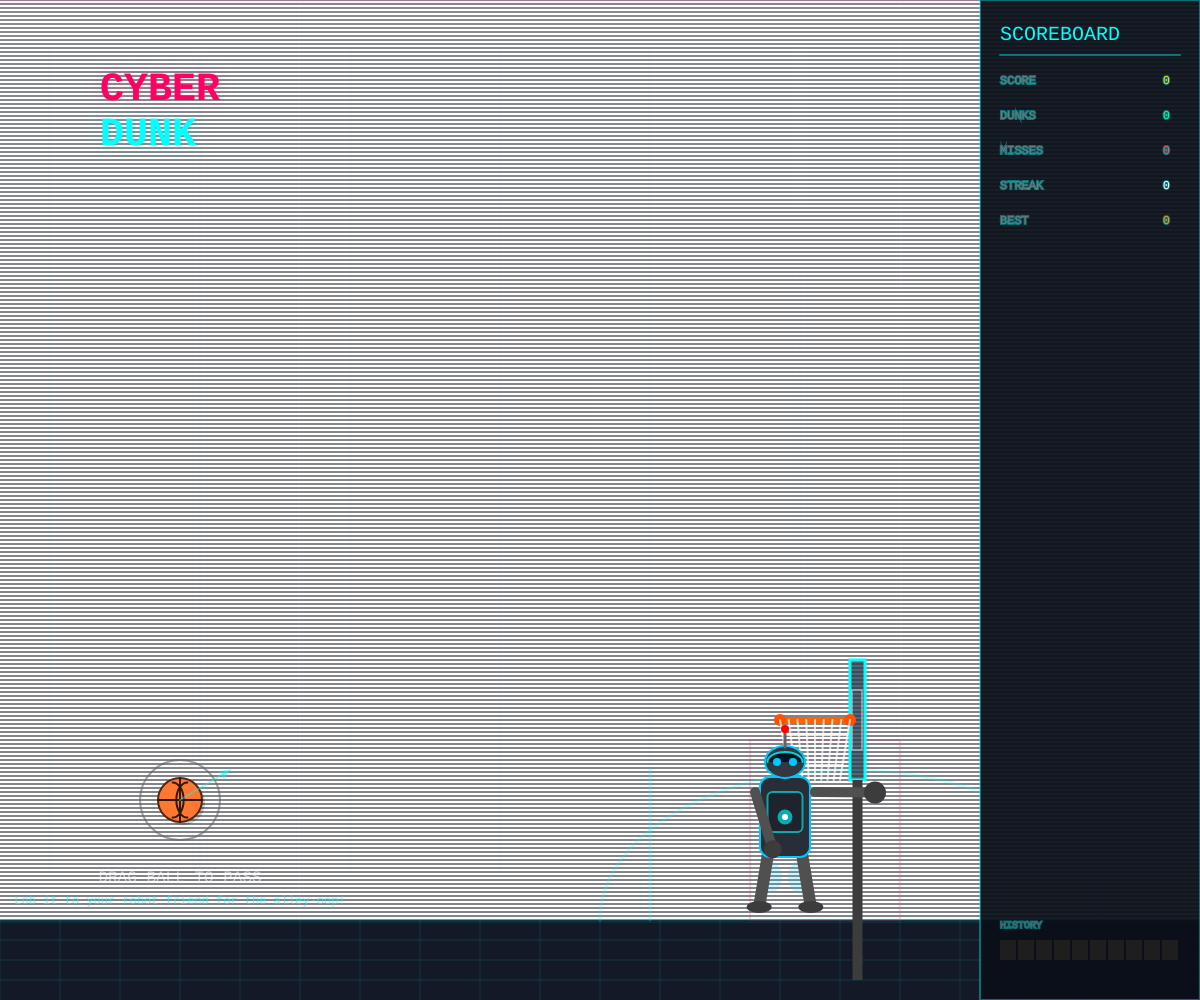
Frame 1 (no input)
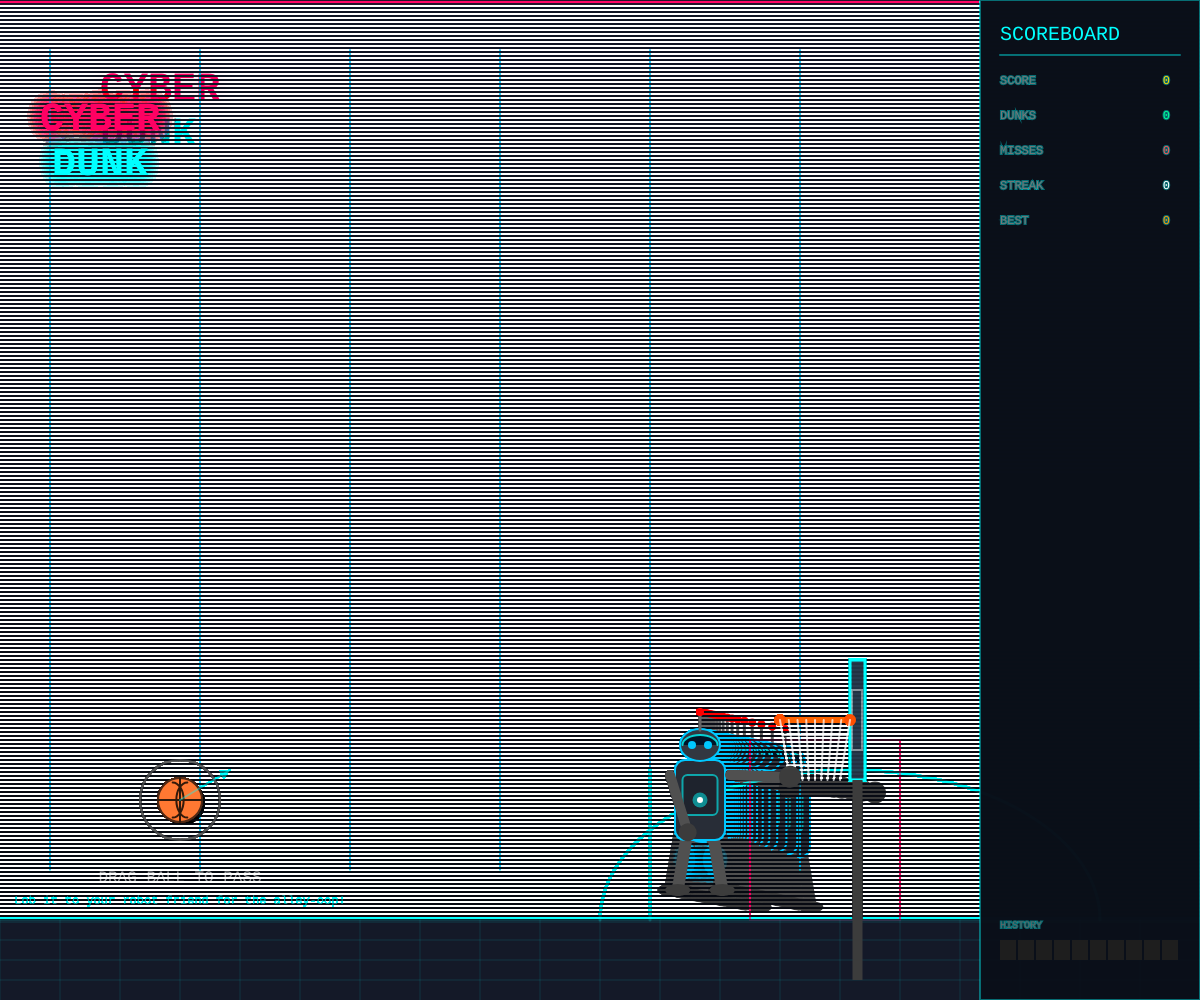
Frame 60 (no input)
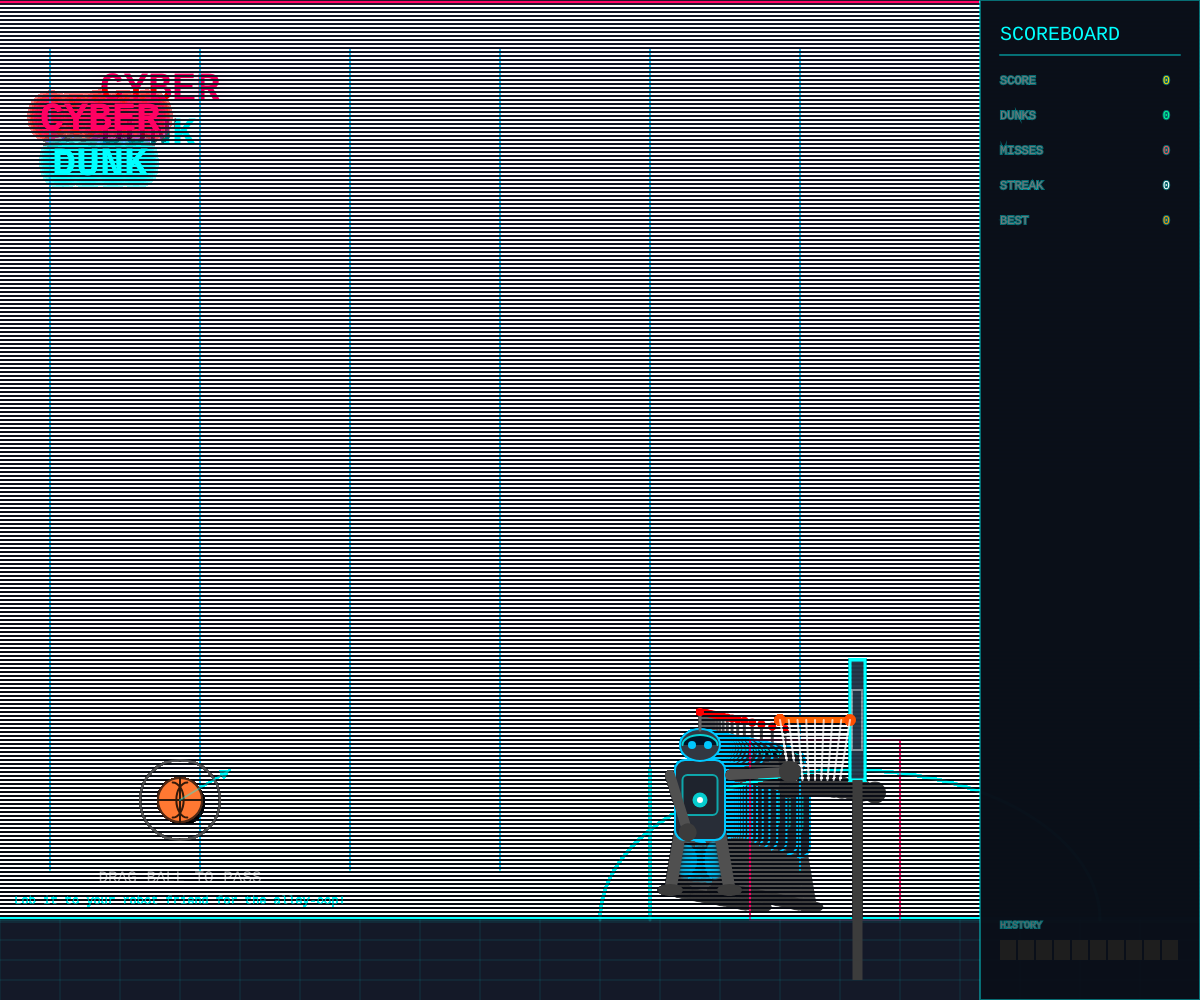
Frame 120 (the mouse pressed at the canvas centre since frame 60)

The p5.js sketch that drew these frames (run headless with seeded random() and noise() and a simulated clock; from frame 60 on, the mouse is pressed at the canvas centre):

// p5.js sketch
// ── sketch.js
/**
 * ROBOT ALLEY-OOP: CYBERPUNK DUNK SIMULATOR
 *
 * NBA 2K vibes with your robot friend!
 *
 * Instructions:
 * - Drag the basketball to aim your alley-oop pass
 * - Release to lob it toward the hoop
 * - Your robot friend will catch and DUNK based on pass quality
 * - Different passes unlock different dunks!
 *
 * Dunk Types:
 * - One-hand Jam (2 pts) - Low/fast passes
 * - Two-hand Slam (3 pts) - Mid height, fast, accurate
 * - Tomahawk (4 pts) - High speed, flat angle
 * - Reverse (4 pts) - Off-center passes
 * - Windmill (5 pts) - High arc, slow, accurate
 * - 360 Spin (6 pts) - Perfect height + bullseye
 * - Between-the-legs (8 pts) - Slow + high + perfect accuracy
 */

let game;

function setup() {
  createCanvas(windowWidth, windowHeight);
  textFont('Courier New');
  game = new AlleyOopGame();
}

function draw() {
  game.update();
  game.draw();
}

function mousePressed() {
  if (game) game.handlePress(mouseX, mouseY);
}

function mouseDragged() {
  if (game) game.handleDrag(mouseX, mouseY);
}

function mouseReleased() {
  if (game) game.handleRelease();
}

function windowResized() {
  resizeCanvas(windowWidth, windowHeight);
  if (game) game.resize();
}

// ============== DUNK DEFINITIONS ==============

const DUNKS = {
  ONE_HAND_JAM: { name: "ONE-HAND JAM", points: 2, color: [100, 200, 255] },
  TWO_HAND_SLAM: { name: "TWO-HAND SLAM", points: 3, color: [255, 150, 0] },
  TOMAHAWK: { name: "TOMAHAWK", points: 4, color: [255, 50, 50] },
  REVERSE: { name: "REVERSE DUNK", points: 4, color: [200, 100, 255] },
  WINDMILL: { name: "WINDMILL", points: 5, color: [0, 255, 150] },
  SPIN_360: { name: "360 SPIN", points: 6, color: [255, 255, 0] },
  BETWEEN_LEGS: { name: "BETWEEN THE LEGS", points: 8, color: [255, 0, 255] }
};

// ============== PASS ANALYZER ==============

class PassAnalyzer {
  constructor() {
    this.reset();
  }

  reset() {
    this.height = 0;    // 1=low, 2=mid, 3=high
    this.speed = 0;     // 1=slow, 2=mid, 3=fast
    this.accuracy = 0;  // 1=off, 2=good, 3=bullseye
    this.angle = 0;     // approach angle
    this.analyzed = false;
  }

  analyze(ball, sweetSpot, hoopX) {
    if (this.analyzed) return;

    // Height rating based on arc peak
    let peakY = ball.peakY || ball.pos.y;
    let courtHeight = height - 100;
    let relativeHeight = 1 - (peakY / courtHeight);

    if (relativeHeight > 0.6) this.height = 3;      // high
    else if (relativeHeight > 0.35) this.height = 2; // mid
    else this.height = 1;                            // low

    // Speed rating
    let spd = ball.launchSpeed || ball.vel.mag();
    if (spd > 18) this.speed = 3;       // fast
    else if (spd > 12) this.speed = 2;  // mid
    else this.speed = 1;                // slow

    // Accuracy - distance from sweet spot
    let distToSweet = dist(ball.pos.x, ball.pos.y, sweetSpot.x, sweetSpot.y);
    if (distToSweet < 40) this.accuracy = 3;       // bullseye
    else if (distToSweet < 100) this.accuracy = 2; // good
    else this.accuracy = 1;                        // off

    // Approach angle (for reverse detection)
    this.angle = atan2(ball.vel.y, ball.vel.x);
    this.isFromBehind = ball.pos.x > hoopX - 50;

    this.analyzed = true;
  }

  selectDunk() {
    // Between-the-legs: slow + high + bullseye
    if (this.speed === 1 && this.height === 3 && this.accuracy === 3) {
      return DUNKS.BETWEEN_LEGS;
    }

    // 360 Spin: perfect height (mid-high) + bullseye
    if (this.height >= 2 && this.accuracy === 3 && this.speed === 2) {
      return DUNKS.SPIN_360;
    }

    // Windmill: high arc + slow + good accuracy
    if (this.height === 3 && this.speed <= 2 && this.accuracy >= 2) {
      return DUNKS.WINDMILL;
    }

    // Reverse: off-center or from behind
    if (this.isFromBehind || (this.accuracy === 1 && this.height === 2)) {
      return DUNKS.REVERSE;
    }

    // Tomahawk: fast + any height
    if (this.speed === 3 && this.accuracy >= 2) {
      return DUNKS.TOMAHAWK;
    }

    // Two-hand slam: mid height + fast + good
    if (this.height === 2 && this.speed >= 2 && this.accuracy >= 2) {
      return DUNKS.TWO_HAND_SLAM;
    }

    // Default: one-hand jam
    return DUNKS.ONE_HAND_JAM;
  }
}

// ============== BASKETBALL ==============

class Basketball {
  constructor(x, y) {
    this.pos = createVector(x, y);
    this.vel = createVector(0, 0);
    this.radius = 22;
    this.rot = 0;
    this.launched = false;
    this.caught = false;
    this.scored = false;
    this.missed = false;
    this.launchSpeed = 0;
    this.peakY = y;
    this.trail = [];
  }

  launch(force, floorY) {
    this.vel = force.copy();
    this.launchSpeed = force.mag();
    this.launched = true;
    this.peakY = this.pos.y;

    // If launched from below floor, start at floor level
    if (floorY && this.pos.y > floorY - this.radius) {
      this.pos.y = floorY - this.radius;
    }
  }

  update(gravity, floorY) {
    if (!this.launched || this.caught || this.scored) return;

    this.vel.add(gravity);
    this.pos.add(this.vel);
    this.rot += this.vel.x * 0.03;

    // Track peak height
    if (this.pos.y < this.peakY) {
      this.peakY = this.pos.y;
    }

    // Trail
    this.trail.push({ x: this.pos.x, y: this.pos.y, age: 0 });
    if (this.trail.length > 15) this.trail.shift();
    this.trail.forEach(t => t.age++);

    // Floor bounce
    if (this.pos.y > floorY - this.radius) {
      this.pos.y = floorY - this.radius;
      this.vel.y *= -0.6;
      this.vel.x *= 0.8;
      if (abs(this.vel.y) < 2) {
        this.missed = true;
      }
    }
  }

  draw() {
    // Trail
    for (let i = 0; i < this.trail.length; i++) {
      let t = this.trail[i];
      let alpha = map(i, 0, this.trail.length, 50, 150);
      let size = map(i, 0, this.trail.length, 8, this.radius * 1.5);
      fill(255, 100, 0, alpha);
      noStroke();
      circle(t.x, t.y, size);
    }

    push();
    translate(this.pos.x, this.pos.y);
    rotate(this.rot);

    // Ball shadow
    fill(0, 50);
    noStroke();
    ellipse(3, 3, this.radius * 2, this.radius * 2);

    // Basketball body
    let ballColor = this.caught ? color(0, 255, 150) : color(255, 120, 50);
    fill(ballColor);
    stroke(80, 40, 20);
    strokeWeight(2);
    circle(0, 0, this.radius * 2);

    // Basketball lines
    stroke(50, 25, 10);
    strokeWeight(2);
    line(-this.radius, 0, this.radius, 0);
    line(0, -this.radius, 0, this.radius);
    noFill();
    arc(-this.radius/3, 0, this.radius, this.radius * 1.6, -HALF_PI, HALF_PI);
    arc(this.radius/3, 0, this.radius, this.radius * 1.6, HALF_PI, -HALF_PI);

    pop();
  }
}

// ============== BASKETBALL HOOP ==============

class Hoop {
  constructor(x, y) {
    this.pos = createVector(x, y);
    this.rimRadius = 35;
    this.backboardW = 15;
    this.backboardH = 120;
    this.netSegments = 8;
    this.netWave = 0;
    this.glowIntensity = 0;
  }

  getSweetSpot() {
    return createVector(this.pos.x - this.rimRadius - 20, this.pos.y - 50);
  }

  triggerGlow() {
    this.glowIntensity = 1;
  }

  update() {
    this.netWave += 0.1;
    this.glowIntensity *= 0.95;
  }

  draw() {
    push();
    translate(this.pos.x, this.pos.y);

    // Glow effect
    if (this.glowIntensity > 0.1) {
      for (let i = 5; i > 0; i--) {
        fill(0, 255, 255, this.glowIntensity * 30 * i);
        noStroke();
        circle(-this.rimRadius, 0, this.rimRadius * 2 + i * 20);
      }
    }

    // Backboard - glass effect
    fill(40, 60, 80, 200);
    stroke(0, 255, 255);
    strokeWeight(3);
    rect(0, -this.backboardH/2, this.backboardW, this.backboardH);

    // Backboard inner square
    stroke(255, 100);
    strokeWeight(2);
    noFill();
    rect(2, -30, 10, 60);

    // Pole
    fill(60);
    noStroke();
    rect(this.backboardW/2 - 5, this.backboardH/2, 10, 200);

    // Rim - metallic
    stroke(255, 100, 0);
    strokeWeight(6);
    noFill();
    line(0, 0, -this.rimRadius * 2, 0);

    // Rim ring
    fill(255, 80, 0);
    noStroke();
    circle(0, 0, 12);
    circle(-this.rimRadius * 2, 0, 12);

    // Net
    stroke(255, 255, 255, 180);
    strokeWeight(2);
    let netBottom = 60;
    for (let i = 0; i <= this.netSegments; i++) {
      let x1 = map(i, 0, this.netSegments, 0, -this.rimRadius * 2);
      let x2 = map(i, 0, this.netSegments, -10, -this.rimRadius * 2 + 10);
      let wave = sin(this.netWave + i * 0.5) * 5 * this.glowIntensity;
      line(x1, 0, x2 + wave, netBottom);
    }
    // Horizontal net lines
    for (let j = 1; j < 4; j++) {
      let y = j * netBottom / 4;
      let x1 = map(y, 0, netBottom, 0, -10);
      let x2 = map(y, 0, netBottom, -this.rimRadius * 2, -this.rimRadius * 2 + 10);
      line(x1, y, x2, y);
    }

    pop();
  }

  checkScore(ball) {
    // Ball passes through rim from above
    let rimLeft = this.pos.x - this.rimRadius * 2;
    let rimRight = this.pos.x;
    let rimY = this.pos.y;

    if (ball.pos.x > rimLeft && ball.pos.x < rimRight &&
        ball.pos.y > rimY - 10 && ball.pos.y < rimY + 30 &&
        ball.vel.y > 0) {
      return true;
    }
    return false;
  }
}

// ============== DUNKING ROBOT ==============

class DunkingRobot {
  constructor(x, y) {
    this.basePos = createVector(x, y);
    this.pos = createVector(x, y - 100);
    this.targetPos = this.pos.copy();

    // Body parts
    this.bodyH = 80;
    this.headSize = 40;
    this.armLength = 60;
    this.legLength = 50;

    // Animation state
    this.state = "IDLE";
    this.stateTimer = 0;
    this.dunkType = null;
    this.dunkProgress = 0;
    this.armAngle = 0;
    this.bodyTilt = 0;
    this.jumpHeight = 0;
    this.spinAngle = 0;
    this.celebrateTimer = 0;

    // Visual flair
    this.eyeGlow = 0;
    this.thrusterGlow = 0;
  }

  reset() {
    this.state = "IDLE";
    this.dunkType = null;
    this.dunkProgress = 0;
    this.armAngle = 0;
    this.bodyTilt = 0;
    this.jumpHeight = 0;
    this.spinAngle = 0;
  }

  update(ball, hoop, analyzer, game) {
    let now = millis();

    switch (this.state) {
      case "IDLE":
        // Hover near hoop
        this.targetPos.set(hoop.pos.x - 150, this.basePos.y - 120);
        this.armAngle = sin(now * 0.003) * 0.2;
        this.thrusterGlow = 0.3 + sin(now * 0.01) * 0.1;

        if (ball.launched && !ball.caught && !ball.missed && !ball.scored) {
          this.state = "TRACKING";
        }
        break;

      case "TRACKING":
        if (ball.missed) {
          this.state = "IDLE";
          return;
        }

        // Predict intercept point
        let predictPos = this.predictIntercept(ball, hoop, game.gravity);
        if (predictPos) {
          this.targetPos.set(predictPos.x, predictPos.y);
          this.thrusterGlow = 0.8;

          // Close enough to catch?
          let d = dist(this.pos.x, this.pos.y, ball.pos.x, ball.pos.y);
          if (d < 50 && ball.vel.y > 0) {
            ball.caught = true;
            analyzer.analyze(ball, hoop.getSweetSpot(), hoop.pos.x);
            this.dunkType = analyzer.selectDunk();
            this.state = "DUNK_WINDUP";
            this.stateTimer = now;
            this.eyeGlow = 1;
          }
        }
        break;

      case "DUNK_WINDUP":
        // Rise up and wind up based on dunk type
        this.targetPos.set(hoop.pos.x - 100, hoop.pos.y - 80);
        this.dunkProgress = min(1, (now - this.stateTimer) / 400);
        this.jumpHeight = this.dunkProgress * 50;
        this.thrusterGlow = 1;

        // Wind up arm
        this.armAngle = lerp(0, -PI * 0.7, this.dunkProgress);

        if (this.dunkType === DUNKS.SPIN_360) {
          this.spinAngle = this.dunkProgress * TWO_PI;
        } else if (this.dunkType === DUNKS.WINDMILL) {
          this.armAngle = -PI * 0.5 - this.dunkProgress * PI;
        }

        if (this.dunkProgress >= 1) {
          this.state = "DUNK_SLAM";
          this.stateTimer = now;
        }
        break;

      case "DUNK_SLAM":
        // Execute the dunk!
        this.dunkProgress = min(1, (now - this.stateTimer) / 250);
        this.targetPos.set(hoop.pos.x - hoop.rimRadius, hoop.pos.y);
        this.jumpHeight = 50 * (1 - this.dunkProgress);

        // Slam motion
        if (this.dunkType === DUNKS.BETWEEN_LEGS) {
          this.bodyTilt = sin(this.dunkProgress * PI) * 0.5;
          this.armAngle = lerp(-PI * 0.7, PI * 0.3, this.dunkProgress);
        } else if (this.dunkType === DUNKS.REVERSE) {
          this.bodyTilt = -0.3;
          this.armAngle = lerp(-PI * 0.7, PI * 0.5, this.dunkProgress);
        } else if (this.dunkType === DUNKS.TOMAHAWK) {
          this.armAngle = lerp(-PI * 0.7, PI * 0.4, this.dunkProgress);
        } else if (this.dunkType === DUNKS.WINDMILL) {
          this.armAngle = -PI * 1.5 - this.dunkProgress * PI * 1.5;
        } else if (this.dunkType === DUNKS.SPIN_360) {
          this.spinAngle = TWO_PI + this.dunkProgress * PI * 0.5;
          this.armAngle = lerp(-PI * 0.7, PI * 0.3, this.dunkProgress);
        } else {
          this.armAngle = lerp(-PI * 0.7, PI * 0.3, this.dunkProgress);
        }

        if (this.dunkProgress >= 1) {
          ball.caught = false;
          ball.scored = true;
          ball.pos.set(hoop.pos.x - hoop.rimRadius, hoop.pos.y + 20);
          ball.vel.set(0, 5);
          hoop.triggerGlow();
          game.scoreDunk(this.dunkType, analyzer);
          this.state = "CELEBRATE";
          this.stateTimer = now;
          this.celebrateTimer = 0;
        }
        break;

      case "CELEBRATE":
        this.celebrateTimer = (now - this.stateTimer) / 1000;
        this.targetPos.set(hoop.pos.x - 200, this.basePos.y - 150);
        this.armAngle = sin(now * 0.02) * 0.5 + 0.5;
        this.bodyTilt = sin(now * 0.015) * 0.1;
        this.jumpHeight = sin(now * 0.025) * 20;
        this.eyeGlow = 0.5 + sin(now * 0.03) * 0.5;

        if (now - this.stateTimer > 1500) {
          this.state = "IDLE";
          this.spinAngle = 0;
          this.bodyTilt = 0;
        }
        break;
    }

    // Smooth movement
    this.pos.x = lerp(this.pos.x, this.targetPos.x, 0.15);
    this.pos.y = lerp(this.pos.y, this.targetPos.y - this.jumpHeight, 0.15);
  }

  predictIntercept(ball, hoop, gravity) {
    let simPos = ball.pos.copy();
    let simVel = ball.vel.copy();
    let sweetSpot = hoop.getSweetSpot();

    for (let i = 0; i < 60; i++) {
      simVel.add(gravity);
      simPos.add(simVel);

      // Find point near sweet spot that's reachable
      let d = dist(simPos.x, simPos.y, sweetSpot.x, sweetSpot.y);
      if (d < 150 && simPos.y < hoop.pos.y + 50) {
        return simPos.copy();
      }
    }
    return null;
  }

  draw(ball) {
    push();
    translate(this.pos.x, this.pos.y);
    rotate(this.bodyTilt);

    // Thrusters glow
    if (this.thrusterGlow > 0) {
      fill(0, 200, 255, this.thrusterGlow * 150);
      noStroke();
      ellipse(-15, this.bodyH/2 + 20, 20 + random(5), 30 + random(10));
      ellipse(15, this.bodyH/2 + 20, 20 + random(5), 30 + random(10));
    }

    // Legs
    stroke(80);
    strokeWeight(12);
    let legSpread = 15 + sin(millis() * 0.01) * 5;
    line(-legSpread, this.bodyH/2 - 10, -legSpread - 10, this.bodyH/2 + this.legLength);
    line(legSpread, this.bodyH/2 - 10, legSpread + 10, this.bodyH/2 + this.legLength);

    // Feet
    fill(60);
    noStroke();
    ellipse(-legSpread - 10, this.bodyH/2 + this.legLength, 25, 12);
    ellipse(legSpread + 10, this.bodyH/2 + this.legLength, 25, 12);

    // Body
    fill(40, 45, 55);
    stroke(0, 200, 255);
    strokeWeight(2);
    rectMode(CENTER);
    rect(0, 0, 50, this.bodyH, 10);

    // Chest plate
    fill(30, 35, 45);
    stroke(0, 255, 255, 150);
    rect(0, -5, 35, 40, 5);

    // Energy core
    let coreGlow = 150 + sin(millis() * 0.01) * 50;
    fill(0, 255, 255, coreGlow);
    noStroke();
    circle(0, 0, 15);
    fill(255);
    circle(0, 0, 6);

    // Left arm (non-ball)
    push();
    translate(-30, -25);
    rotate(-0.3);
    stroke(80);
    strokeWeight(10);
    line(0, 0, 0, this.armLength);
    fill(60);
    noStroke();
    circle(0, this.armLength, 18);
    pop();

    // Right arm (ball arm) with spin
    push();
    translate(30, -25);
    rotate(this.spinAngle);
    rotate(this.armAngle);
    stroke(80);
    strokeWeight(10);
    line(0, 0, this.armLength, 0);

    // Hand
    fill(60);
    noStroke();
    circle(this.armLength, 0, 22);

    // Draw ball if caught
    if (ball && ball.caught) {
      push();
      translate(this.armLength + 15, 0);
      rotate(-this.armAngle - this.spinAngle - this.bodyTilt);

      fill(255, 120, 50);
      stroke(80, 40, 20);
      strokeWeight(2);
      circle(0, 0, ball.radius * 2);
      stroke(50, 25, 10);
      line(-ball.radius, 0, ball.radius, 0);
      line(0, -ball.radius, 0, ball.radius);
      pop();
    }
    pop();

    // Head
    fill(50, 55, 65);
    stroke(0, 200, 255);
    strokeWeight(2);
    ellipse(0, -this.bodyH/2 - 15, this.headSize, this.headSize * 0.8);

    // Visor
    fill(0, 20, 40);
    stroke(0, 255, 255, 200);
    strokeWeight(2);
    arc(0, -this.bodyH/2 - 15, this.headSize - 5, 20, PI, TWO_PI);

    // Eyes
    let eyeBrightness = 200 + this.eyeGlow * 55;
    fill(0, eyeBrightness, 255);
    noStroke();
    circle(-8, -this.bodyH/2 - 15, 8);
    circle(8, -this.bodyH/2 - 15, 8);

    // Antenna
    stroke(100);
    strokeWeight(3);
    line(0, -this.bodyH/2 - 30, 0, -this.bodyH/2 - 45);
    fill(255, 0, 0);
    noStroke();
    circle(0, -this.bodyH/2 - 48, 8);

    pop();
  }
}

// ============== SCOREBOARD UI ==============

class Scoreboard {
  constructor() {
    this.totalScore = 0;
    this.dunks = 0;
    this.misses = 0;
    this.streak = 0;
    this.bestStreak = 0;
    this.lastDunk = null;
    this.lastDunkTimer = 0;
    this.passRating = null;
    this.history = [];
  }

  recordDunk(dunkType, analyzer) {
    this.totalScore += dunkType.points;
    this.dunks++;
    this.streak++;
    if (this.streak > this.bestStreak) this.bestStreak = this.streak;
    this.lastDunk = dunkType;
    this.lastDunkTimer = millis();
    this.passRating = { h: analyzer.height, s: analyzer.speed, a: analyzer.accuracy };
    this.history.push({ type: 'dunk', dunk: dunkType, ts: millis() });
    if (this.history.length > 20) this.history.shift();
  }

  recordMiss() {
    this.misses++;
    this.streak = 0;
    this.history.push({ type: 'miss', ts: millis() });
    if (this.history.length > 20) this.history.shift();
  }

  draw() {
    let panelW = 220;
    let x = width - panelW;

    // Panel
    fill(10, 15, 25, 240);
    stroke(0, 255, 255, 100);
    strokeWeight(2);
    rect(x, 0, panelW, height);

    // Header
    fill(0, 255, 255);
    noStroke();
    textSize(20);
    textAlign(LEFT, TOP);
    text("SCOREBOARD", x + 20, 25);

    stroke(0, 255, 255, 100);
    line(x + 20, 55, x + panelW - 20, 55);

    // Stats
    let y = 75;
    this.drawStat("SCORE", this.totalScore, x + 20, y, color(255, 215, 0));
    this.drawStat("DUNKS", this.dunks, x + 20, y += 35, color(0, 255, 150));
    this.drawStat("MISSES", this.misses, x + 20, y += 35, color(255, 80, 80));
    this.drawStat("STREAK", this.streak, x + 20, y += 35);
    this.drawStat("BEST", this.bestStreak, x + 20, y += 35, color(255, 150, 0));

    // Last dunk display
    if (this.lastDunk && millis() - this.lastDunkTimer < 3000) {
      y += 50;
      fill(this.lastDunk.color);
      textSize(14);
      textAlign(CENTER, TOP);
      text(this.lastDunk.name, x + panelW/2, y);
      text("+" + this.lastDunk.points + " PTS", x + panelW/2, y + 20);

      // Pass rating
      if (this.passRating) {
        y += 50;
        fill(150);
        textSize(10);
        textAlign(LEFT, TOP);
        let labels = ["LOW", "MID", "HIGH"];
        let speeds = ["SLOW", "MID", "FAST"];
        let accs = ["OFF", "GOOD", "PERFECT"];
        text("HEIGHT: " + labels[this.passRating.h - 1], x + 20, y);
        text("SPEED: " + speeds[this.passRating.s - 1], x + 20, y + 15);
        text("ACCURACY: " + accs[this.passRating.a - 1], x + 20, y + 30);
      }
    }

    // History
    y = height - 60;
    fill(100);
    textSize(10);
    textAlign(LEFT, TOP);
    text("HISTORY", x + 20, y - 20);

    let boxW = (panelW - 40) / 10;
    for (let i = 0; i < 10; i++) {
      let idx = this.history.length - 10 + i;
      if (idx >= 0 && idx < this.history.length) {
        let item = this.history[idx];
        if (item.type === 'dunk') {
          fill(item.dunk.color);
        } else {
          fill(80, 30, 30);
        }
      } else {
        fill(30);
      }
      noStroke();
      rect(x + 20 + i * boxW, y, boxW - 2, 20);
    }
  }

  drawStat(label, value, x, y, valueColor = color(255)) {
    fill(120);
    textSize(12);
    textAlign(LEFT, TOP);
    text(label, x, y);
    fill(valueColor);
    textAlign(RIGHT, TOP);
    text(value, x + 170, y);
  }
}

// ============== DUNK ANNOUNCEMENT ==============

class DunkAnnouncer {
  constructor() {
    this.currentDunk = null;
    this.showTime = 0;
    this.particles = [];
  }

  announce(dunkType) {
    this.currentDunk = dunkType;
    this.showTime = millis();

    // Spawn particles
    this.particles = [];
    for (let i = 0; i < 30; i++) {
      this.particles.push({
        x: width/2 + random(-200, 200),
        y: height/2 + random(-50, 50),
        vx: random(-5, 5),
        vy: random(-8, -2),
        size: random(5, 15),
        color: dunkType.color,
        life: 1
      });
    }
  }

  update() {
    for (let p of this.particles) {
      p.x += p.vx;
      p.y += p.vy;
      p.vy += 0.2;
      p.life -= 0.02;
    }
    this.particles = this.particles.filter(p => p.life > 0);
  }

  draw() {
    // Particles
    for (let p of this.particles) {
      fill(p.color[0], p.color[1], p.color[2], p.life * 255);
      noStroke();
      circle(p.x, p.y, p.size * p.life);
    }

    if (!this.currentDunk) return;

    let elapsed = millis() - this.showTime;
    if (elapsed > 2000) {
      this.currentDunk = null;
      return;
    }

    let alpha = elapsed < 500 ? map(elapsed, 0, 500, 0, 255) :
                elapsed > 1500 ? map(elapsed, 1500, 2000, 255, 0) : 255;

    let scale = elapsed < 300 ? map(elapsed, 0, 300, 0.5, 1.2) :
                elapsed < 500 ? map(elapsed, 300, 500, 1.2, 1) : 1;

    push();
    translate(width/2 - 110, height/2);
    scale = constrain(scale, 0.5, 1.5);

    // Glow
    for (let i = 3; i > 0; i--) {
      fill(this.currentDunk.color[0], this.currentDunk.color[1], this.currentDunk.color[2], alpha * 0.2);
      noStroke();
      textSize(48 + i * 5);
      textAlign(CENTER, CENTER);
      text(this.currentDunk.name, 0, 0);
    }

    // Main text
    fill(this.currentDunk.color[0], this.currentDunk.color[1], this.currentDunk.color[2], alpha);
    textSize(48);
    text(this.currentDunk.name, 0, 0);

    // Points
    fill(255, alpha);
    textSize(32);
    text("+" + this.currentDunk.points, 0, 45);

    pop();
  }
}

// ============== MAIN GAME ==============

class AlleyOopGame {
  constructor() {
    this.gravity = createVector(0, 0.35);
    this.floorY = height - 80;

    // Create game objects
    this.hoop = new Hoop(width - 350, height - 280);
    this.robot = new DunkingRobot(width - 400, this.floorY);
    this.ball = new Basketball(200, height - 200);
    this.analyzer = new PassAnalyzer();
    this.scoreboard = new Scoreboard();
    this.announcer = new DunkAnnouncer();

    // Pass controls
    this.anchor = createVector(200, height - 200);
    this.dragPos = this.anchor.copy();
    this.isDragging = false;
    this.maxDrag = 180;

    this.resize();
  }

  resize() {
    this.floorY = height - 80;
    this.hoop.pos.set(width - 350, height - 280);
    this.robot.basePos.set(width - 400, this.floorY);
    this.anchor.set(180, height - 200);

    if (!this.ball.launched) {
      this.ball.pos = this.anchor.copy();
      this.dragPos = this.anchor.copy();
    }
  }

  handlePress(mx, my) {
    // Check if clicking ball
    if (!this.ball.launched && !this.ball.caught &&
        dist(mx, my, this.ball.pos.x, this.ball.pos.y) < 50) {
      this.isDragging = true;
    }
  }

  handleDrag(mx, my) {
    if (this.isDragging) {
      this.dragPos.set(mx, my);
      let v = p5.Vector.sub(this.dragPos, this.anchor);
      if (v.mag() > this.maxDrag) {
        v.setMag(this.maxDrag);
        this.dragPos = p5.Vector.add(this.anchor, v);
      }
      this.ball.pos = this.dragPos.copy();
    }
  }

  handleRelease() {
    if (this.isDragging) {
      this.isDragging = false;
      let force = p5.Vector.sub(this.anchor, this.dragPos);
      force.mult(0.16);
      this.ball.launch(force, this.floorY);
    }
  }

  resetBall() {
    this.ball = new Basketball(this.anchor.x, this.anchor.y);
    this.dragPos = this.anchor.copy();
    this.analyzer.reset();
    this.robot.reset();
  }

  scoreDunk(dunkType, analyzer) {
    this.scoreboard.recordDunk(dunkType, analyzer);
    this.announcer.announce(dunkType);
  }

  update() {
    this.ball.update(this.gravity, this.floorY);
    this.hoop.update();
    this.robot.update(this.ball, this.hoop, this.analyzer, this);
    this.announcer.update();

    // Check for miss
    if (this.ball.missed && !this.ball.scored) {
      if (!this.ball.missRecorded) {
        this.scoreboard.recordMiss();
        this.ball.missRecorded = true;
      }
    }

    // Auto reset after score or miss
    if ((this.ball.scored || this.ball.missed) && this.robot.state === "IDLE") {
      if (!this.resetTimer) {
        this.resetTimer = millis();
      } else if (millis() - this.resetTimer > 1500) {
        this.resetBall();
        this.resetTimer = null;
      }
    }
  }

  draw() {
    // Cyberpunk gym background
    this.drawEnvironment();

    // Game objects
    this.hoop.draw();
    if (!this.ball.caught) this.ball.draw();
    this.robot.draw(this.ball);

    // Pass UI
    this.drawPassUI();

    // UI
    this.scoreboard.draw();
    this.announcer.draw();

    // Instructions
    if (!this.ball.launched && !this.isDragging) {
      fill(255, 150);
      textSize(16);
      textAlign(CENTER);
      text("DRAG BALL TO PASS", this.anchor.x, this.anchor.y + 70);
      textSize(12);
      fill(0, 255, 255, 150);
      text("Lob it to your robot friend for the alley-oop!", this.anchor.x, this.anchor.y + 95);
    }
  }

  drawEnvironment() {
    // Dark gradient background
    for (let y = 0; y < height; y += 4) {
      let inter = map(y, 0, height, 0, 1);
      let c = lerpColor(color(15, 20, 35), color(5, 8, 15), inter);
      stroke(c);
      line(0, y, width, y);
    }

    // Grid floor
    fill(20, 25, 40);
    noStroke();
    rect(0, this.floorY, width, height - this.floorY);

    // Neon grid lines
    stroke(0, 255, 255, 30);
    strokeWeight(1);
    for (let x = 0; x < width; x += 60) {
      line(x, this.floorY, x, height);
    }
    for (let y = this.floorY; y < height; y += 20) {
      line(0, y, width, y);
    }

    // Court markings
    stroke(0, 255, 255, 50);
    strokeWeight(3);
    // Three-point arc
    noFill();
    arc(this.hoop.pos.x, this.floorY, 500, 300, PI, TWO_PI);

    // Free throw line
    line(this.hoop.pos.x - 200, this.floorY, this.hoop.pos.x - 200, this.floorY - 150);

    // Key/paint area
    stroke(255, 0, 100, 40);
    strokeWeight(2);
    rect(this.hoop.pos.x - 100, this.floorY - 180, 150, 180);

    // Wall panels
    stroke(0, 200, 255, 20);
    strokeWeight(1);
    for (let x = 50; x < width - 250; x += 150) {
      line(x, 50, x, this.floorY - 50);
    }

    // Ambient neon lights
    noStroke();
    fill(255, 0, 100, 20);
    rect(0, 0, width, 5);
    fill(0, 255, 255, 20);
    rect(0, this.floorY - 3, width, 6);

    // "GYM" neon sign
    push();
    translate(100, 100);
    fill(255, 0, 100);
    textSize(40);
    textStyle(BOLD);
    text("CYBER", 0, 0);
    fill(0, 255, 255);
    text("DUNK", 0, 45);
    // Glow
    drawingContext.shadowBlur = 20;
    drawingContext.shadowColor = 'rgba(255, 0, 100, 0.5)';
    fill(255, 0, 100, 100);
    text("CYBER", 0, 0);
    drawingContext.shadowColor = 'rgba(0, 255, 255, 0.5)';
    fill(0, 255, 255, 100);
    text("DUNK", 0, 45);
    drawingContext.shadowBlur = 0;
    pop();
  }

  drawPassUI() {
    if (this.isDragging) {
      // Slingshot bands
      stroke(255, 100, 0);
      strokeWeight(4);
      line(this.anchor.x - 15, this.anchor.y, this.ball.pos.x, this.ball.pos.y);
      line(this.anchor.x + 15, this.anchor.y, this.ball.pos.x, this.ball.pos.y);

      // Trajectory preview
      this.drawTrajectory();

      // Power meter
      let power = p5.Vector.sub(this.anchor, this.dragPos).mag() / this.maxDrag;
      let meterX = this.anchor.x - 60;
      let meterY = this.anchor.y - 80;
      let meterH = 60;

      fill(30, 40);
      stroke(100);
      strokeWeight(1);
      rect(meterX, meterY, 15, meterH);

      let powerColor = power < 0.3 ? color(100, 200, 255) :
                       power < 0.7 ? color(255, 200, 0) : color(255, 50, 50);
      fill(powerColor);
      noStroke();
      rect(meterX + 2, meterY + meterH - power * meterH + 2, 11, power * meterH - 4);

      fill(255);
      textSize(10);
      textAlign(CENTER);
      text("PWR", meterX + 7, meterY - 8);
    } else if (!this.ball.launched) {
      // Idle anchor
      stroke(100, 150);
      strokeWeight(2);
      noFill();
      circle(this.anchor.x, this.anchor.y, 80);

      // Direction hint
      stroke(0, 255, 255, 100);
      line(this.anchor.x, this.anchor.y, this.anchor.x + 50, this.anchor.y - 30);

      // Arrow
      push();
      translate(this.anchor.x + 50, this.anchor.y - 30);
      rotate(atan2(-30, 50));
      fill(0, 255, 255, 100);
      noStroke();
      triangle(0, 0, -10, -5, -10, 5);
      pop();
    }
  }

  drawTrajectory() {
    let force = p5.Vector.sub(this.anchor, this.dragPos).mult(0.16);
    let simPos = this.ball.pos.copy();
    let simVel = force.copy();

    noFill();
    stroke(255, 255, 255, 80);
    strokeWeight(2);
    beginShape();
    for (let i = 0; i < 50; i++) {
      vertex(simPos.x, simPos.y);
      simVel.add(this.gravity);
      simPos.add(simVel);
      if (simPos.y > this.floorY) break;
    }
    endShape();

    // Sweet spot indicator
    let sweet = this.hoop.getSweetSpot();
    let d = dist(simPos.x, simPos.y, sweet.x, sweet.y);

    // Draw sweet spot target
    noFill();
    if (d < 50) {
      stroke(0, 255, 0, 150);
    } else if (d < 100) {
      stroke(255, 255, 0, 100);
    } else {
      stroke(255, 100, 100, 80);
    }
    strokeWeight(2);
    circle(sweet.x, sweet.y, 60);
    line(sweet.x - 15, sweet.y, sweet.x + 15, sweet.y);
    line(sweet.x, sweet.y - 15, sweet.x, sweet.y + 15);
  }
}
